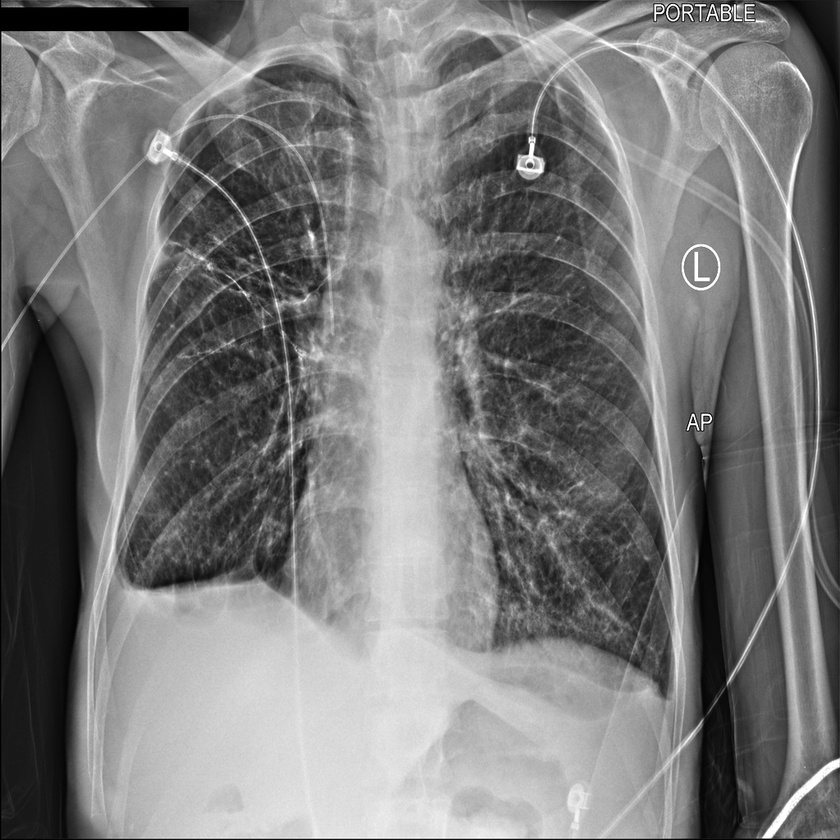
#> input picture HDR and Edge Enhancement/result.jpg, 840 x 840 px, shrunk from 1024 x 1024 before the run
$ jupyter execute 'Edge Enhancement Image.ipynb'
#> lines starting #> are read from the running program, lines starting #| are printed output that depends on the picture
[cell 1]
from PIL import Image
from PIL import ImageFilter

[cell 2]
# Open an already existing image

imageObject = Image.open("./result.jpg")
#> imageObject is the input picture: PIL image 840x840 RGB; min 0, max 255, mean 122.9

[cell 3]
# Apply edge enhancement filter

edgeEnahnced = imageObject.filter(ImageFilter.EDGE_ENHANCE)

[cell 4]
# Apply increased edge enhancement filter

moreEdgeEnahnced = imageObject.filter(ImageFilter.EDGE_ENHANCE_MORE)
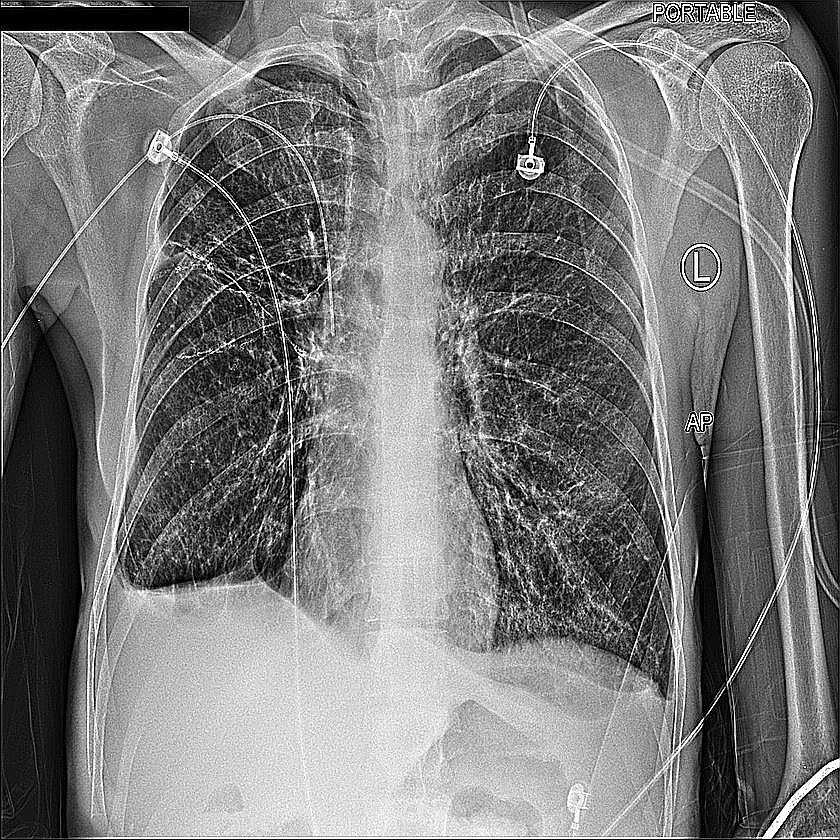
#> moreEdgeEnahnced: PIL image 840x840 RGB; min 0, max 255, mean 122.7

[cell 5]
edgeEnahnced.save('edge_enhanced.jpg')
moreEdgeEnahnced.save('more_edge_enhanced.jpg')

[cell 6]
import skimage.io as io

[cell 7]
import cv2

normal_image = cv2.imread('test.png')
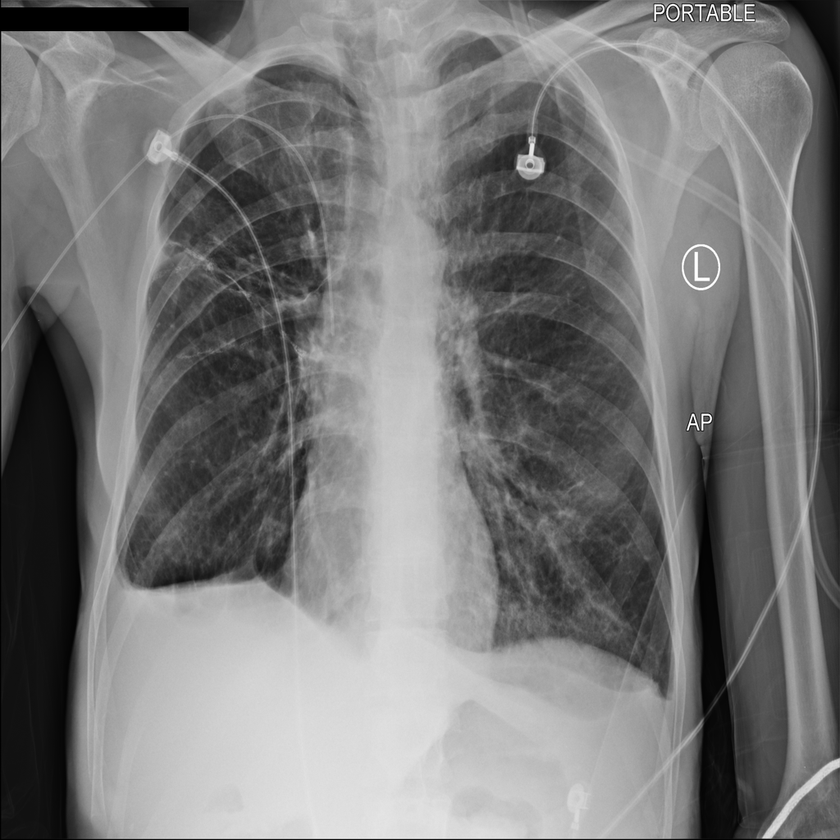
#> input picture HDR and Edge Enhancement/test.png, 840 x 840 px, shrunk from 1024 x 1024 before the run
#> normal_image is the input picture: shape (840, 840, 3); min 0, max 255, mean 120.9
hdr_image = io.imread('result.jpg')

edge_enhanced = io.imread('edge_enhanced.jpg')
#> edge_enhanced: shape (840, 840, 3); min 0, max 255, mean 123
more_edge_enhanced = io.imread('more_edge_enhanced.jpg')
#> more_edge_enhanced: shape (840, 840, 3); min 0, max 255, mean 122.7

[cell 8]
import matplotlib.pyplot as plt
import numpy as np

fig, ax = plt.subplots(nrows = 1, ncols = 4, figsize=(30, 30))

r = 0
ax[0].imshow(np.flip(normal_image, 2))
ax[0].set_title('Normal Image', fontsize = 28)
ax[0].axis('off')

ax[1].imshow(hdr_image)
ax[1].set_title('HDR Image', fontsize = 28)
ax[1].axis('off')

ax[2].imshow(edge_enhanced)
ax[2].set_title('Edge Enhanced Image', fontsize = 28)
ax[2].axis('off')

ax[3].imshow(more_edge_enhanced)
ax[3].set_title('Extra Edge Enhanced Image', fontsize = 28)
ax[3].axis('off')
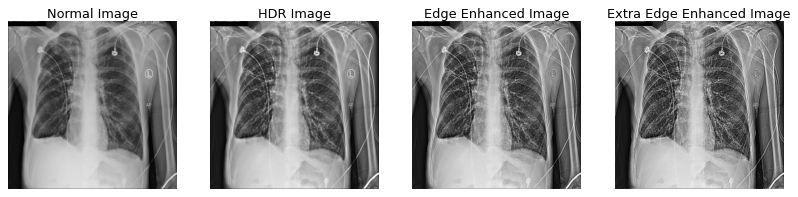
#> figure drawn by matplotlib, 4 panels
